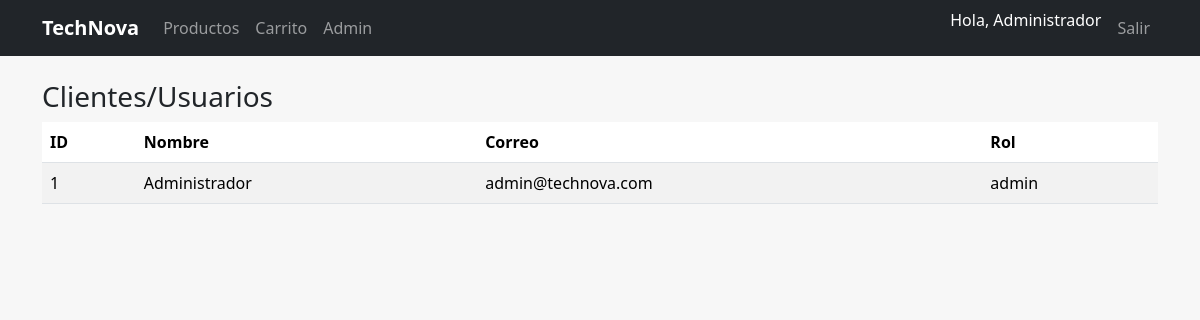
Screenshot of /admin/clients.php (signed in) with the database file from the repository.
### tables this page shows
CREATE TABLE IF NOT EXISTS usuarios(
  id INT AUTO_INCREMENT PRIMARY KEY,
  nombre VARCHAR(120) NOT NULL,
  correo VARCHAR(160) NOT NULL UNIQUE,
  password VARCHAR(255) NOT NULL,
  rol ENUM('cliente','admin') NOT NULL DEFAULT 'cliente'
);

### admin/clients.php (the view, shortened to what this page needs)
<?php
require_once __DIR__ . '/../config/db.php';
include __DIR__ . '/../includes/header.php';
$users = $pdo->query("SELECT id, nombre, correo, rol FROM usuarios ORDER BY id DESC")->fetchAll();
?>
<h3>Clientes/Usuarios</h3>
<table class="table table-striped">
  <thead><tr><th>ID</th><th>Nombre</th><th>Correo</th><th>Rol</th></tr></thead>
  <tbody>
  <?php foreach($users as $u): ?>
    <tr><td><?=$u['id']?></td><td><?=$u['nombre']?></td><td><?=$u['correo']?></td><td><?=$u['rol']?></td></tr>
  <?php endforeach; ?>
  </tbody>
</table>
<?php include __DIR__ . '/../includes/footer.php'; ?>

### public/assets/css/styles.css (style rules this page uses)
body { background:#f7f7f7; }

### rows the page displays
usuarios: id "1", nombre "Administrador", correo "admin@technova.com", rol "admin"

### other values shown
$_SESSION['user']['nombre'] "Administrador"
